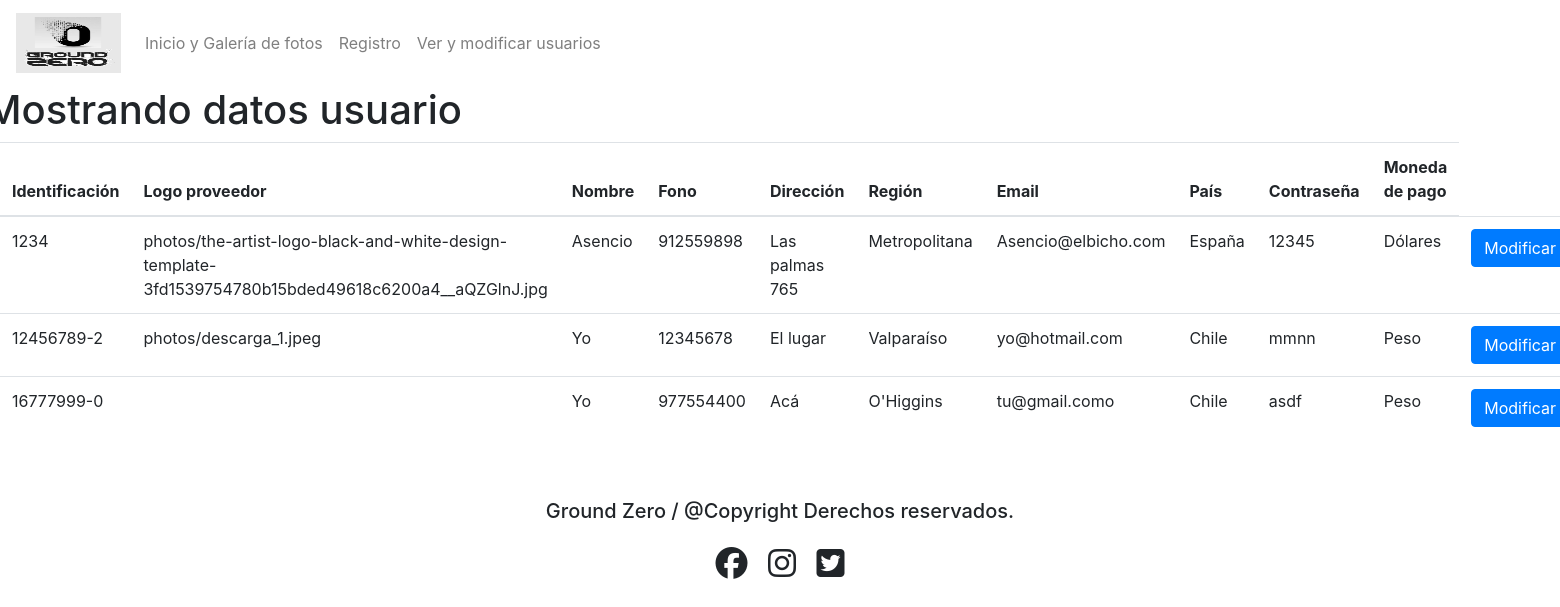
/ver, run on the app's committed database.
### proveedores/models.py (models this page shows, shortened)
class Usuario(models.Model):
    numId = models.CharField(primary_key=True, max_length=10,  verbose_name='Número de indentificación')
    logoProveedor = models.ImageField(upload_to='photos', null=True, blank=True, verbose_name='Logo del proveedor')
    nombre = models.CharField(max_length=10, verbose_name='Nombre de proveedor')
    fono = models.CharField(max_length=12, verbose_name='Número de teléfono')
    direccion = models.CharField(max_length=20, verbose_name='direccion')
    region = models.CharField(max_length=20, verbose_name='Región')
    email = models.EmailField(verbose_name='Email')
    email2 = models.EmailField(verbose_name='Reingrese su Email')
    pais = models.CharField(max_length=20, verbose_name='Pais')
    contrasenna = models.CharField(max_length=12, verbose_name='Contraseña')
    contrasenna2 = models.CharField(max_length=12, verbose_name='Reingrese su Contraseña')
    moneda_pago = models.CharField(max_length=10, verbose_name='Moneda de pago: pesos/dólares')

### proveedores/views.py (the view)
# urls.py: path('ver', ver, name="ver"),
def ver(request):
    usuarios = Usuario.objects.all()
    return render(request, 'proveedores/ver.html', context={'usuarios': usuarios})

### proveedores/templates/proveedores/ver.html (shortened to what this page needs)
{% extends 'proveedores/base.html' %}
{% load static %}
{% block contenido %}
    <div class="row">
        <h1>Mostrando datos usuario</h1>
      </div>
      <table class="table">
        <thead>
          <tr>
            <th scope="col">Identificación</th>
            <th scope="col">Logo proveedor</th>
            <th scope="col">Nombre</th>
            <th scope="col">Fono</th>
            <th scope="col">Dirección</th>
            <th scope="col">Región</th>
            <th scope="col">Email</th>
            <th scope="col">País</th>
            <th scope="col">Contraseña</th>
            <th scope="col">Moneda de pago</th>
          </tr>
        </thead>
    <tbody>
        {%for us in usuarios%}
            <tr>
                <td>{{us.numId}}</td>
                <td>{{us.logoProveedor}}</td>
                <td>{{us.nombre}}</td>
                <td>{{us.fono}}</td>
                <td>{{us.direccion}}</td>
                <td>{{us.region}}</td>
                <td>{{us.email}}</td>
                <td>{{us.pais}}</td>
                <td>{{us.contrasenna}}</td>
                <td>{{us.moneda_pago}}</td>
                <td><a href="{% url 'form_mod_usuario' us.numId%}" class="btn btn-primary">Modificar</a></td>
            </tr>
        {%endfor%}
    </tbody>
        </table>
      </div>
{% endblock %}

### proveedores/templates/proveedores/base.html (shortened to what this page needs)
<!doctype html>
<html lang="es">
<head>
  {% load static %}
  <link rel="stylesheet" href="https://maxcdn.bootstrapcdn.com/bootstrap/4.0.0/css/bootstrap.min.css">
  <link href="{% static 'proveedores/css/bootstrap.min.css' %}" type="text/css" rel="stylesheet">
  <link href="{% static 'proveedores/css/estilos.css' %}" rel="stylesheet">
</head>
<body>
  <nav class="navbar navbar-expand-sm navbar-light ">
    <a class="navbar-brand" href="#">
      <img src="{% static 'proveedores/img/loguito.jpg' %}" height="60" width="105">
    </a>
    <div class="collapse navbar-collapse" id="opciones">
        <ul class="navbar-nav">
          <li class="nav-item">
            <a class="nav-link" href="{% url 'index' %}">Inicio y Galería de fotos</a>
          </li>
          <li class="nav-item">
            <a class="nav-link" href="{% url 'crearusuario' %}">Registro</a>
          </li>
          <li class="nav-item">
            <a class="nav-link" href="{% url 'ver' %}">Ver y modificar usuarios</a>
          </li>
        </ul>
    </div>
  </nav>
  <div id='contenido'>
  {% block contenido %}
  {% endblock %}
  <footer class="mt-5">
    <h5>Ground Zero / @Copyright Derechos reservados.</h5>
    <i class="fab fa-facebook fa-2x mx-2 mt-3"></i> <i class="fab fa-instagram fa-2x mx-2 mt-3"></i> <i class="fab fa-twitter-square fa-2x mx-2 mt-3"></i>
  </footer>
</body>
</html>

### proveedores/static/proveedores/css/estilos.css (style rules this page uses)
body { min-height: 400px; margin-bottom: 100px; clear: both; }
div { color:oscuro(this); background-color: oscuro(this); }
footer { align-self: center; position: relative; padding-top: 12px; padding-bottom: 12px; left: 0; bottom: 0; text-align: center; width: 100%; }

### data on the page
Usuario: numId "1234", logoProveedor "photos/the-artist-logo-black-and-white-design-template-3fd1539754780b15bded49618c6200a4__aQZGlnJ.jpg", nombre "Asencio", fono "912559898", direccion "Las palmas 765", region "Metropolitana", email "Asencio@elbicho.com", pais "España", contrasenna "12345", moneda_pago "Dólares"
Usuario: numId "12456789-2", logoProveedor "photos/descarga_1.jpeg", nombre "Yo", fono "12345678", direccion "El lugar", region "Valparaíso", email "yo@hotmail.com", pais "Chile", contrasenna "mmnn", moneda_pago "Peso"
Usuario: numId "16777999-0", nombre "Yo", fono "977554400", direccion "Acá", region "O'Higgins", email "tu@gmail.como", pais "Chile", contrasenna "asdf", moneda_pago "Peso"
